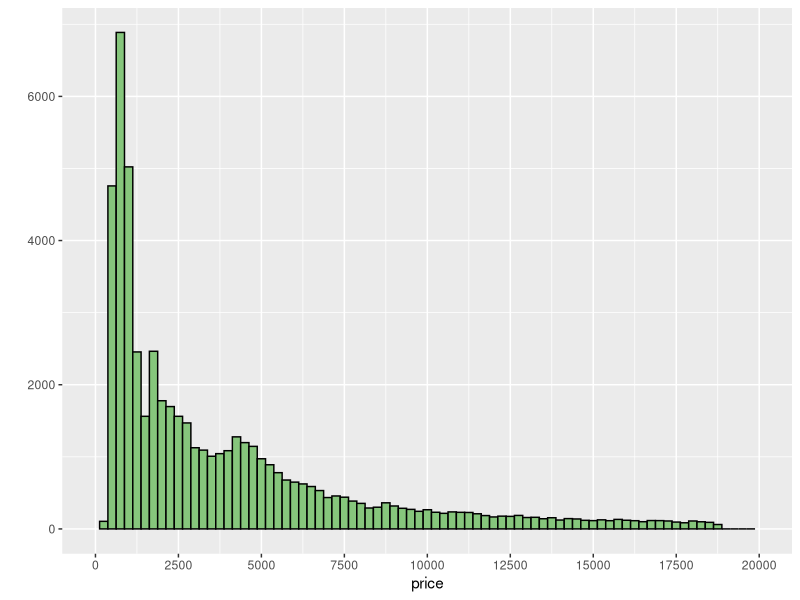
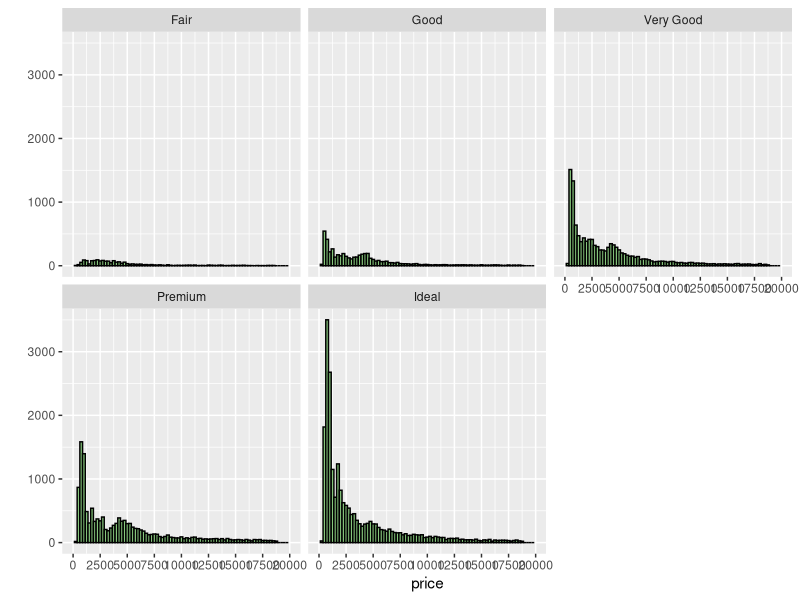
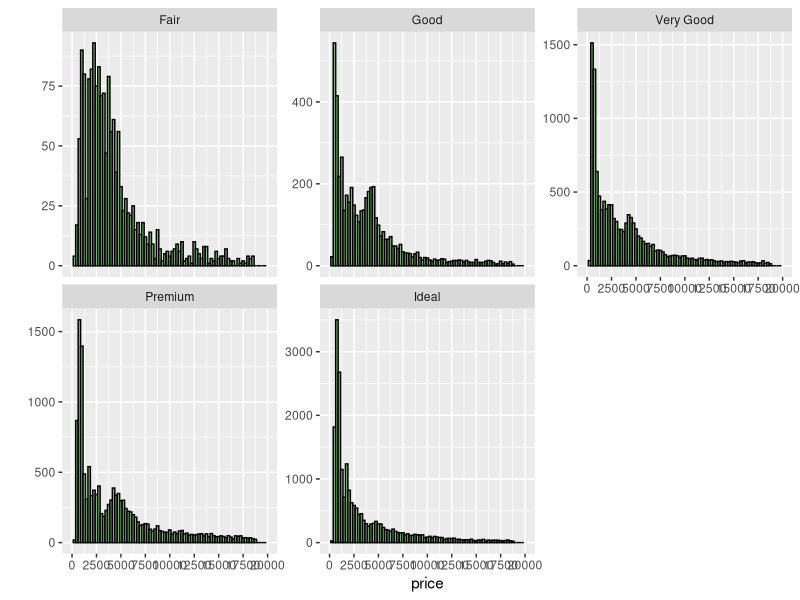
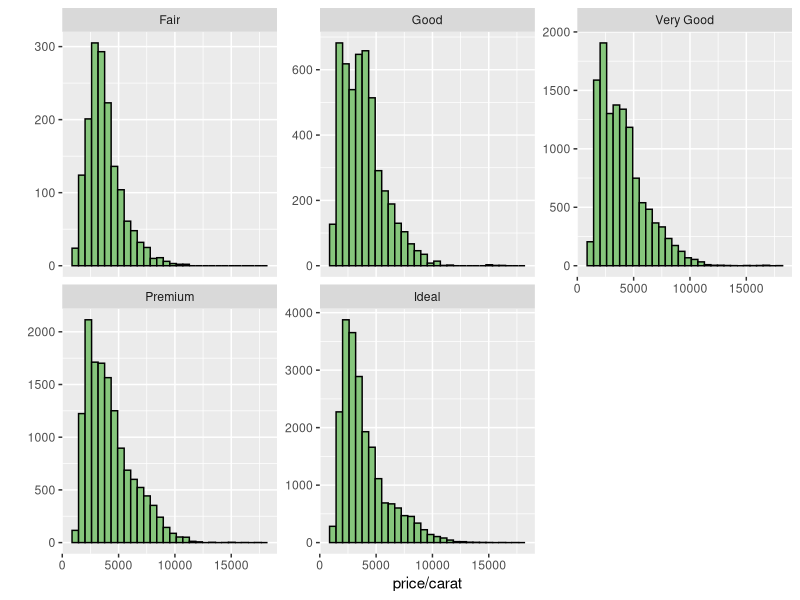
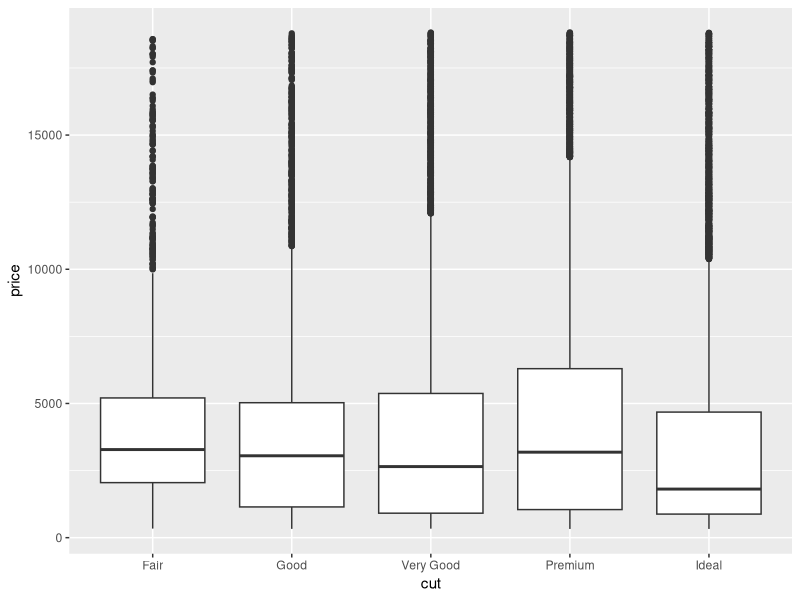
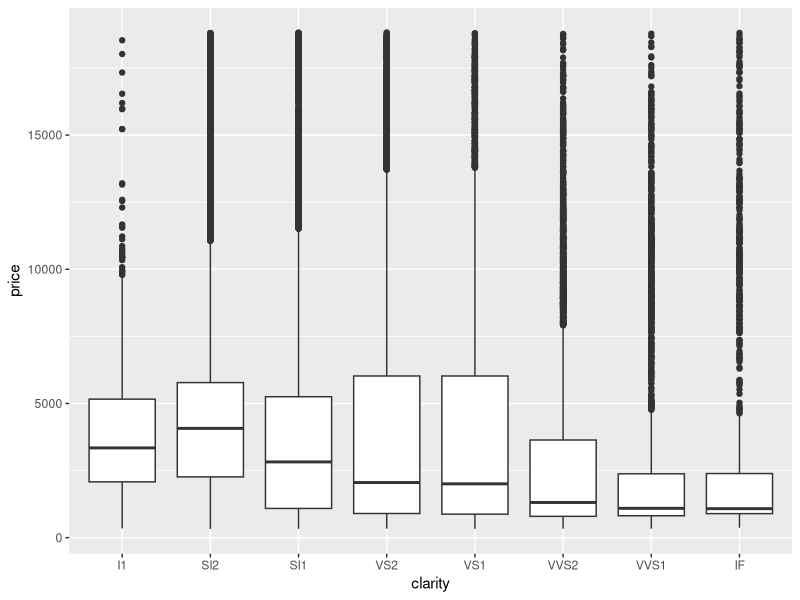
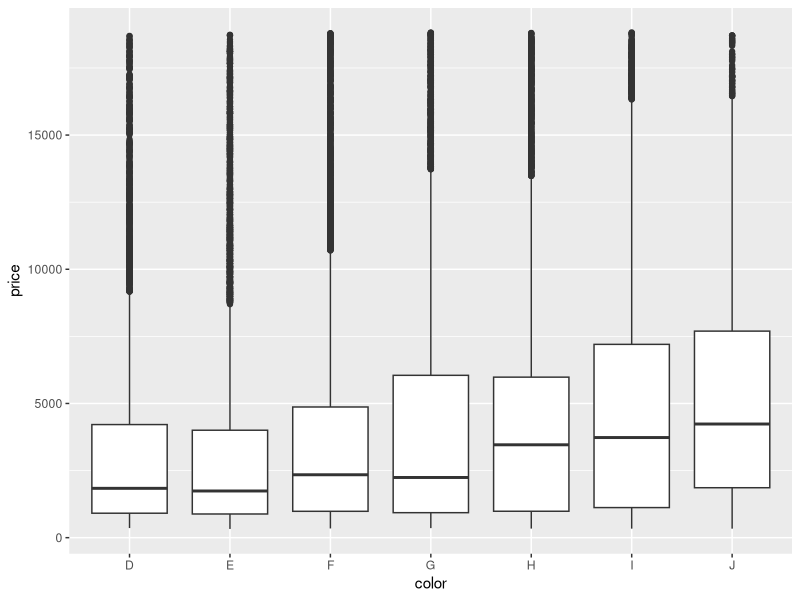
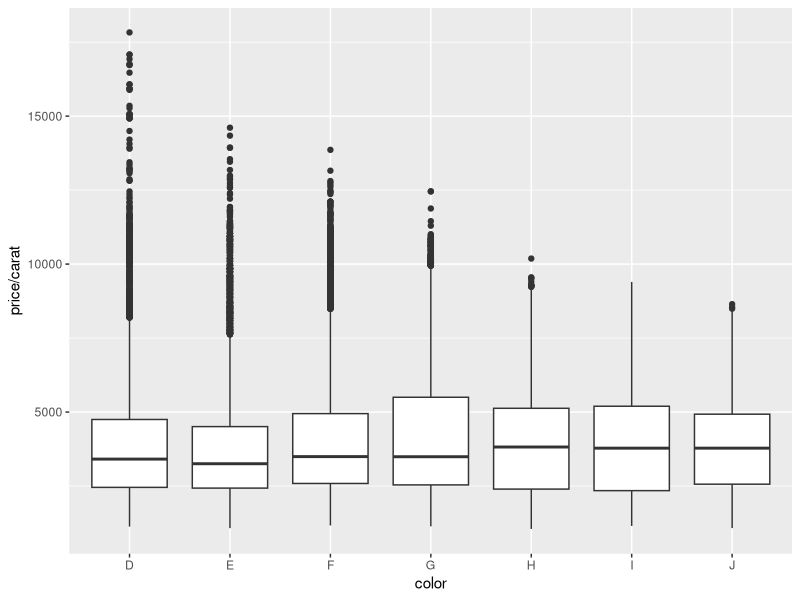

Here is the R script that generated these plots, in order:
## load the data set
library(ggplot2)
data(diamonds)

## learn about the data set
summary(diamonds)
?diamonds
str(diamonds)
diamonds$color
summary(diamonds$price)

## plot a histogram of the prices
qplot(x = price, data = diamonds, binwidth = 250,
      color = I('black'), fill = I('#86C67C')) +
  scale_x_continuous(limits = c(0,20000), breaks = seq(0, 20000, 2500))
ggsave('UD651_ProblemSet3_PriceHistogram.png')

## count the diamonds at certain prices
sum(diamonds$price < 500)
sum(diamonds$price < 250)
sum(diamonds$price >= 15000)

## plot histogram of prices by cut
qplot(x = price, data = diamonds, binwidth = 250,
      color = I('black'), fill = I('#86C67C')) +
  scale_x_continuous(limits = c(0,20000), breaks = seq(0, 20000, 2500)) +
  facet_wrap(~cut, ncol = 3)

## learn about each cut
summary(diamonds$cut)
faircut <- subset(diamonds, diamonds$cut == "Fair")
goodcut <- subset(diamonds, diamonds$cut == "Good")
vgoodcut <- subset(diamonds, diamonds$cut == "Very Good")
premcut <- subset(diamonds, diamonds$cut == "Premium")
idealcut <- subset(diamonds, diamonds$cut == "Ideal")
maxprices <- c(max(faircut$price), max(goodcut$price), max(vgoodcut$price),
             max(premcut$price), max(idealcut$price))
minprices <- c(min(faircut$price), min(goodcut$price), min(vgoodcut$price),
               min(premcut$price), min(idealcut$price))
medprices <- c(median(faircut$price), median(goodcut$price), median(vgoodcut$price),
               median(premcut$price), median(idealcut$price))
match(max(maxprices), maxprices)
match(min(minprices), minprices)
match(min(medprices), medprices)
maxprices #answers were still wrong, so examine the vectors manually
minprices
medprices

## plot the previous histogram again, with y-axes not fixed
qplot(x = price, data = diamonds, binwidth = 250,
      color = I('black'), fill = I('#86C67C')) +
  scale_x_continuous(limits = c(0,20000), breaks = seq(0, 20000, 2500)) +
  facet_wrap(~cut, ncol = 3, scales = "free_y")

## plot histogram of price per carat, faceted by cut
qplot(x = price/carat, data = diamonds, 
      color = I('black'), fill = I('#86C67C')) +
 # scale_x_continuous(limits = c(0,20000), breaks = seq(0, 20000, 2500)) +
  facet_wrap(~cut, ncol = 3, scales = "free_y")

## box plots for price by cut/clarity/color
qplot(x = cut, y = price, 
      data = diamonds, 
      geom = 'boxplot')
ggsave('UD651_ProblemSet3_PriceCutBox.png')
qplot(x = clarity, y = price, 
      data = diamonds, 
      geom = 'boxplot')
ggsave('UD651_ProblemSet3_PriceClarityBox.png')
qplot(x = color, y = price, 
      data = diamonds, 
      geom = 'boxplot')
ggsave('UD651_ProblemSet3_PriceColorBox.png')

## some numerical summaries for price by cut/clarity/color
summary(subset(diamonds$price, diamonds$cut == "Fair"))
summary(subset(diamonds$price, diamonds$cut == "Good"))
summary(subset(diamonds$price, diamonds$color == "D"))
summary(subset(diamonds$price, diamonds$color == "J"))
4214-911 #answer IQR questions
7695-1860

## box plots for price per carat by color
qplot(x = color, y = price/carat, 
      data = diamonds, 
      geom = 'boxplot')
ggsave('UD651_ProblemSet3_PpcColorBox.png')

## frequency polygon for carat
qplot(x = carat, data = diamonds,
      binwidth = 0.05, 
      geom = 'freqpoly') +
  scale_x_continuous(limits = c(0, 3), breaks = seq(0, 3, 0.3))

## plot gapminder data
### load data set about average ages of billionaires across the globe
gb <- read.csv("Indicator_Average age.csv", header = TRUE)
str(gb)


### fixing up the columns a little
gb[6:9] <- list(NULL)
colnames(gb) <- c("country", "2004", "2005", "2006", "2007")
str(gb)

library(tidyr)
gbtidy <- gather(gb, "year", "avg_age", 2:5)
gbtidy2 <- transform(gbtidy, country = as.character(country))
str(gbtidy)

### remove countries with no billionaires
gbtidy2[gbtidy2 == 0] <- NA
head(gbtidy2)
gbdata <- na.omit(gbtidy2)
str(gbdata)
head(gbdata)
quantile(gbdata$avg_age)

### some plots
hist(gbdata$avg_age)

library(ggplot2)
qplot(x = avg_age, data = gbdata, binwidth = 1,
      color = I('black'), fill = I('#EEAEEE')) +
  facet_wrap(~year) # count of each average age per year
ggsave('UD651_ProblemSet3_GbAgeYearsHistogram.png')

plot(gbdata$avg_age~gbdata$year) # boxplot of ages per year
ggsave('UD651_ProblemSet3_GbAgeYearsBox.png')


## facebook friends' birthdays
fb <- read.csv("Facebook_Birthdays.csv", header = FALSE, sep = ",",
               col.names = c("birthday", "name"), colClasses = c("character", "character"))
str(fb)
fbdates <- as.Date(fb$birthday, format = "%m/%d/%Y")
fbnames <- as.character(fb$name)
fb2 <- data.frame(fbdates, fbnames)
str(fb2)

### split date variable into month & day, remove year
library(tidyr)
fbsplit <- separate(fb2, fbdates, c("year", "month", "day"))
str(fbsplit)

library(dplyr)
fbdata <- select(fbsplit, month, day, fbnames)
str(fbdata)

### birthday day counts by month
library(ggplot2)
bdayplot <- qplot(x = day, data = fbdata, binwidth = 1,
      color = I('black'), fill = I('#2E0854')) +
  facet_wrap(~month)

### how many people share my birthday?
library(dplyr)
count(filter(fbdata, month == 11 & day == 20))

### how many birthdays are in each month?
bdays_by_month <- tally(group_by(fbdata, month))
bdays_by_month

### which month contains the most birthdays?
bdays_by_month[bdays_by_month$n == max(bdays_by_month$n),]

### which day contains the most birthdays?
bdays_by_day <- tally(group_by(fbdata, day))
bdays_by_day[bdays_by_day$n == max(bdays_by_day$n),]

### is there at least 1 birthday on each day of the year? --> no
bdayplot
